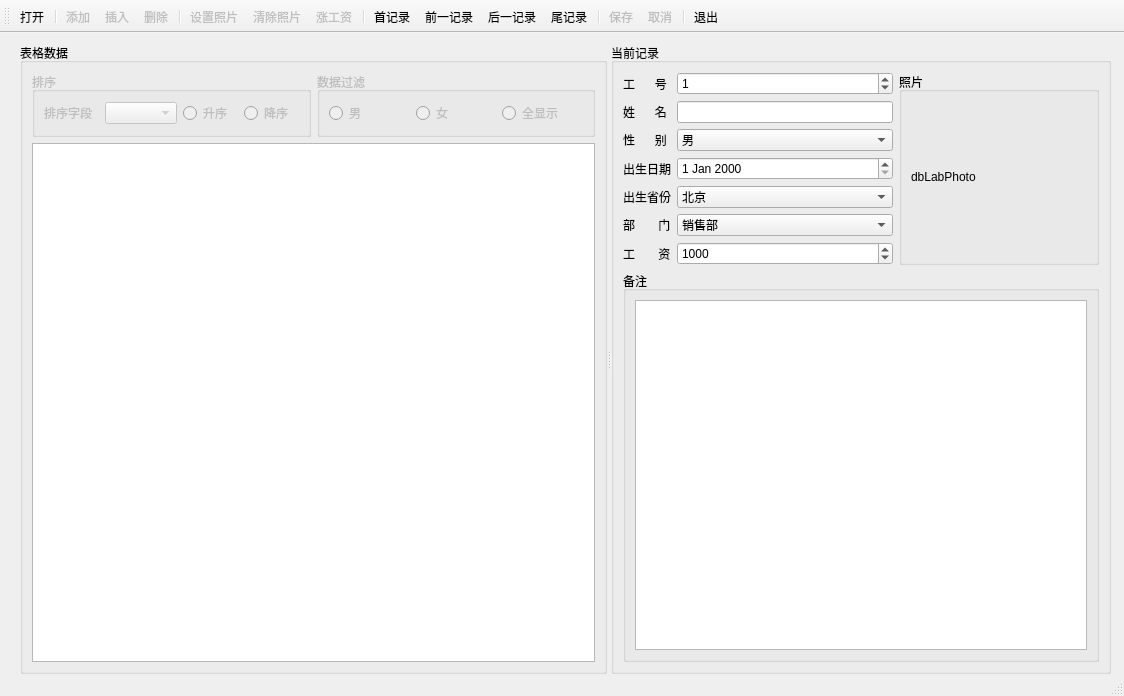
<?xml version="1.0" encoding="UTF-8"?>
<ui version="4.0">
 <class>MainWindow</class>
 <widget class="QMainWindow" name="MainWindow">
  <property name="geometry">
   <rect>
    <x>0</x>
    <y>0</y>
    <width>1124</width>
    <height>696</height>
   </rect>
  </property>
  <property name="windowTitle">
   <string>MainWindow</string>
  </property>
  <widget class="QWidget" name="centralwidget">
   <widget class="QSplitter" name="splitter">
    <property name="geometry">
     <rect>
      <x>20</x>
      <y>10</y>
      <width>1091</width>
      <height>631</height>
     </rect>
    </property>
    <property name="orientation">
     <enum>Qt::Horizontal</enum>
    </property>
    <widget class="QGroupBox" name="groupBox">
     <property name="title">
      <string>表格数据</string>
     </property>
     <layout class="QVBoxLayout" name="verticalLayout">
      <item>
       <layout class="QHBoxLayout" name="horizontalLayout_3">
        <item>
         <widget class="QGroupBox" name="groupBoxSort">
          <property name="enabled">
           <bool>false</bool>
          </property>
          <property name="title">
           <string>排序</string>
          </property>
          <layout class="QHBoxLayout" name="horizontalLayout">
           <item>
            <widget class="QLabel" name="label">
             <property name="text">
              <string>排序字段</string>
             </property>
            </widget>
           </item>
           <item>
            <widget class="QComboBox" name="comboFields"/>
           </item>
           <item>
            <widget class="QRadioButton" name="radioBtnAscend">
             <property name="text">
              <string>升序</string>
             </property>
            </widget>
           </item>
           <item>
            <widget class="QRadioButton" name="radioBtnDescend">
             <property name="text">
              <string>降序</string>
             </property>
            </widget>
           </item>
          </layout>
         </widget>
        </item>
        <item>
         <widget class="QGroupBox" name="groupBoxFilter">
          <property name="enabled">
           <bool>false</bool>
          </property>
          <property name="title">
           <string>数据过滤</string>
          </property>
          <layout class="QHBoxLayout" name="horizontalLayout_2">
           <item>
            <widget class="QRadioButton" name="radioBtnMan">
             <property name="text">
              <string>男</string>
             </property>
            </widget>
           </item>
           <item>
            <widget class="QRadioButton" name="radioBtnWoman">
             <property name="text">
              <string>女</string>
             </property>
            </widget>
           </item>
           <item>
            <widget class="QRadioButton" name="radioBtnBoth">
             <property name="text">
              <string>全显示</string>
             </property>
            </widget>
           </item>
          </layout>
         </widget>
        </item>
       </layout>
      </item>
      <item>
       <widget class="QTableView" name="tableView"/>
      </item>
     </layout>
    </widget>
    <widget class="QGroupBox" name="groupBox_2">
     <property name="title">
      <string>当前记录</string>
     </property>
     <layout class="QVBoxLayout" name="verticalLayout_2">
      <item>
       <layout class="QHBoxLayout" name="horizontalLayout_5">
        <item>
         <layout class="QGridLayout" name="gridLayout">
          <item row="0" column="0">
           <widget class="QLabel" name="label_2">
            <property name="text">
             <string>工      号</string>
            </property>
           </widget>
          </item>
          <item row="7" column="0">
           <widget class="QLabel" name="label_8">
            <property name="text">
             <string>工       资</string>
            </property>
           </widget>
          </item>
          <item row="6" column="1">
           <widget class="QComboBox" name="dbComboDep">
            <item>
             <property name="text">
              <string>销售部</string>
             </property>
            </item>
            <item>
             <property name="text">
              <string>技术部</string>
             </property>
            </item>
            <item>
             <property name="text">
              <string>行政部</string>
             </property>
            </item>
           </widget>
          </item>
          <item row="2" column="1">
           <widget class="QComboBox" name="dbComboSex">
            <item>
             <property name="text">
              <string>男</string>
             </property>
            </item>
            <item>
             <property name="text">
              <string>女</string>
             </property>
            </item>
            <item>
             <property name="text">
              <string>未知</string>
             </property>
            </item>
           </widget>
          </item>
          <item row="6" column="0">
           <widget class="QLabel" name="label_7">
            <property name="text">
             <string>部       门</string>
            </property>
           </widget>
          </item>
          <item row="1" column="0">
           <widget class="QLabel" name="label_3">
            <property name="text">
             <string>姓      名</string>
            </property>
           </widget>
          </item>
          <item row="2" column="0">
           <widget class="QLabel" name="label_4">
            <property name="text">
             <string>性      别</string>
            </property>
           </widget>
          </item>
          <item row="5" column="0">
           <widget class="QLabel" name="label_6">
            <property name="text">
             <string>出生省份</string>
            </property>
           </widget>
          </item>
          <item row="5" column="1">
           <widget class="QComboBox" name="dbComboProvince">
            <item>
             <property name="text">
              <string>北京</string>
             </property>
            </item>
            <item>
             <property name="text">
              <string>河北</string>
             </property>
            </item>
            <item>
             <property name="text">
              <string>湖南</string>
             </property>
            </item>
            <item>
             <property name="text">
              <string>重庆</string>
             </property>
            </item>
            <item>
             <property name="text">
              <string>安徽</string>
             </property>
            </item>
            <item>
             <property name="text">
              <string>上海</string>
             </property>
            </item>
            <item>
             <property name="text">
              <string>湖北</string>
             </property>
            </item>
           </widget>
          </item>
          <item row="1" column="1">
           <widget class="QLineEdit" name="dbEditName"/>
          </item>
          <item row="0" column="1">
           <widget class="QSpinBox" name="dbSpinEmpNo">
            <property name="maximum">
             <number>9999</number>
            </property>
            <property name="value">
             <number>1</number>
            </property>
           </widget>
          </item>
          <item row="7" column="1">
           <widget class="QSpinBox" name="dbSpinSalary">
            <property name="maximum">
             <number>999999</number>
            </property>
            <property name="value">
             <number>1000</number>
            </property>
           </widget>
          </item>
          <item row="4" column="0">
           <widget class="QLabel" name="label_5">
            <property name="text">
             <string>出生日期</string>
            </property>
           </widget>
          </item>
          <item row="4" column="1">
           <widget class="QDateEdit" name="dbEditBirth"/>
          </item>
         </layout>
        </item>
        <item>
         <widget class="QGroupBox" name="groupBox_3">
          <property name="minimumSize">
           <size>
            <width>200</width>
            <height>0</height>
           </size>
          </property>
          <property name="title">
           <string>照片</string>
          </property>
          <layout class="QHBoxLayout" name="horizontalLayout_4">
           <item>
            <widget class="QLabel" name="dbLabPhoto">
             <property name="text">
              <string>dbLabPhoto</string>
             </property>
            </widget>
           </item>
          </layout>
         </widget>
        </item>
       </layout>
      </item>
      <item>
       <widget class="QGroupBox" name="groupBox_4">
        <property name="title">
         <string>备注</string>
        </property>
        <layout class="QHBoxLayout" name="horizontalLayout_6">
         <item>
          <widget class="QPlainTextEdit" name="dbEditMemo"/>
         </item>
        </layout>
       </widget>
      </item>
     </layout>
    </widget>
   </widget>
  </widget>
  <widget class="QStatusBar" name="statusbar"/>
  <widget class="QToolBar" name="mainToolBar">
   <property name="windowTitle">
    <string>toolBar</string>
   </property>
   <property name="toolButtonStyle">
    <enum>Qt::ToolButtonTextUnderIcon</enum>
   </property>
   <attribute name="toolBarArea">
    <enum>TopToolBarArea</enum>
   </attribute>
   <attribute name="toolBarBreak">
    <bool>false</bool>
   </attribute>
   <addaction name="actOpenDB"/>
   <addaction name="separator"/>
   <addaction name="actRecAppend"/>
   <addaction name="actRecInsert"/>
   <addaction name="actRecDelete"/>
   <addaction name="separator"/>
   <addaction name="actPhoto"/>
   <addaction name="actPhotoClear"/>
   <addaction name="actScan"/>
   <addaction name="separator"/>
   <addaction name="actRecFirst"/>
   <addaction name="actRecPrevious"/>
   <addaction name="actRecNext"/>
   <addaction name="actRecLast"/>
   <addaction name="separator"/>
   <addaction name="actSubmit"/>
   <addaction name="actRevert"/>
   <addaction name="separator"/>
   <addaction name="actQuit"/>
  </widget>
  <action name="actOpenDB">
   <property name="icon">
    <iconset resource="res.qrc">
     <normaloff>:/images/open3.bmp</normaloff>:/images/open3.bmp</iconset>
   </property>
   <property name="text">
    <string>打开</string>
   </property>
   <property name="menuRole">
    <enum>QAction::NoRole</enum>
   </property>
  </action>
  <action name="actQuit">
   <property name="icon">
    <iconset resource="res.qrc">
     <normaloff>:/images/exit.bmp</normaloff>:/images/exit.bmp</iconset>
   </property>
   <property name="text">
    <string>退出</string>
   </property>
   <property name="menuRole">
    <enum>QAction::NoRole</enum>
   </property>
  </action>
  <action name="actRecAppend">
   <property name="enabled">
    <bool>false</bool>
   </property>
   <property name="icon">
    <iconset resource="res.qrc">
     <normaloff>:/images/316.bmp</normaloff>:/images/316.bmp</iconset>
   </property>
   <property name="text">
    <string>添加</string>
   </property>
   <property name="menuRole">
    <enum>QAction::NoRole</enum>
   </property>
  </action>
  <action name="actRecInsert">
   <property name="enabled">
    <bool>false</bool>
   </property>
   <property name="icon">
    <iconset resource="res.qrc">
     <normaloff>:/images/306.bmp</normaloff>:/images/306.bmp</iconset>
   </property>
   <property name="text">
    <string>插入</string>
   </property>
   <property name="menuRole">
    <enum>QAction::NoRole</enum>
   </property>
  </action>
  <action name="actSubmit">
   <property name="enabled">
    <bool>false</bool>
   </property>
   <property name="icon">
    <iconset resource="res.qrc">
     <normaloff>:/images/save1.bmp</normaloff>:/images/save1.bmp</iconset>
   </property>
   <property name="text">
    <string>保存</string>
   </property>
   <property name="menuRole">
    <enum>QAction::NoRole</enum>
   </property>
  </action>
  <action name="actRevert">
   <property name="enabled">
    <bool>false</bool>
   </property>
   <property name="icon">
    <iconset resource="res.qrc">
     <normaloff>:/images/ubdo.bmp</normaloff>:/images/ubdo.bmp</iconset>
   </property>
   <property name="text">
    <string>取消</string>
   </property>
   <property name="menuRole">
    <enum>QAction::NoRole</enum>
   </property>
  </action>
  <action name="actPhoto">
   <property name="enabled">
    <bool>false</bool>
   </property>
   <property name="icon">
    <iconset resource="res.qrc">
     <normaloff>:/images/00.JPG</normaloff>:/images/00.JPG</iconset>
   </property>
   <property name="text">
    <string>设置照片</string>
   </property>
   <property name="menuRole">
    <enum>QAction::NoRole</enum>
   </property>
  </action>
  <action name="actPhotoClear">
   <property name="enabled">
    <bool>false</bool>
   </property>
   <property name="icon">
    <iconset resource="res.qrc">
     <normaloff>:/images/103.bmp</normaloff>:/images/103.bmp</iconset>
   </property>
   <property name="text">
    <string>清除照片</string>
   </property>
   <property name="menuRole">
    <enum>QAction::NoRole</enum>
   </property>
  </action>
  <action name="actRecDelete">
   <property name="enabled">
    <bool>false</bool>
   </property>
   <property name="icon">
    <iconset resource="res.qrc">
     <normaloff>:/images/delete1.bmp</normaloff>:/images/delete1.bmp</iconset>
   </property>
   <property name="text">
    <string>删除</string>
   </property>
   <property name="menuRole">
    <enum>QAction::NoRole</enum>
   </property>
  </action>
  <action name="actScan">
   <property name="enabled">
    <bool>false</bool>
   </property>
   <property name="icon">
    <iconset resource="res.qrc">
     <normaloff>:/images/up.bmp</normaloff>:/images/up.bmp</iconset>
   </property>
   <property name="text">
    <string>涨工资</string>
   </property>
   <property name="menuRole">
    <enum>QAction::NoRole</enum>
   </property>
  </action>
  <action name="actRecFirst">
   <property name="icon">
    <iconset resource="res.qrc">
     <normaloff>:/images/616.bmp</normaloff>:/images/616.bmp</iconset>
   </property>
   <property name="text">
    <string>首记录</string>
   </property>
   <property name="menuRole">
    <enum>QAction::NoRole</enum>
   </property>
  </action>
  <action name="actRecPrevious">
   <property name="icon">
    <iconset resource="res.qrc">
     <normaloff>:/images/310.bmp</normaloff>:/images/310.bmp</iconset>
   </property>
   <property name="text">
    <string>前一记录</string>
   </property>
   <property name="menuRole">
    <enum>QAction::NoRole</enum>
   </property>
  </action>
  <action name="actRecNext">
   <property name="icon">
    <iconset resource="res.qrc">
     <normaloff>:/images/312.bmp</normaloff>:/images/312.bmp</iconset>
   </property>
   <property name="text">
    <string>后一记录</string>
   </property>
   <property name="menuRole">
    <enum>QAction::NoRole</enum>
   </property>
  </action>
  <action name="actRecLast">
   <property name="icon">
    <iconset resource="res.qrc">
     <normaloff>:/images/630.bmp</normaloff>:/images/630.bmp</iconset>
   </property>
   <property name="text">
    <string>尾记录</string>
   </property>
   <property name="menuRole">
    <enum>QAction::NoRole</enum>
   </property>
  </action>
 </widget>
 <resources>
  <include location="res.qrc"/>
 </resources>
 <connections>
  <connection>
   <sender>actQuit</sender>
   <signal>triggered()</signal>
   <receiver>MainWindow</receiver>
   <slot>close()</slot>
   <hints>
    <hint type="sourcelabel">
     <x>-1</x>
     <y>-1</y>
    </hint>
    <hint type="destinationlabel">
     <x>561</x>
     <y>347</y>
    </hint>
   </hints>
  </connection>
 </connections>
</ui>
